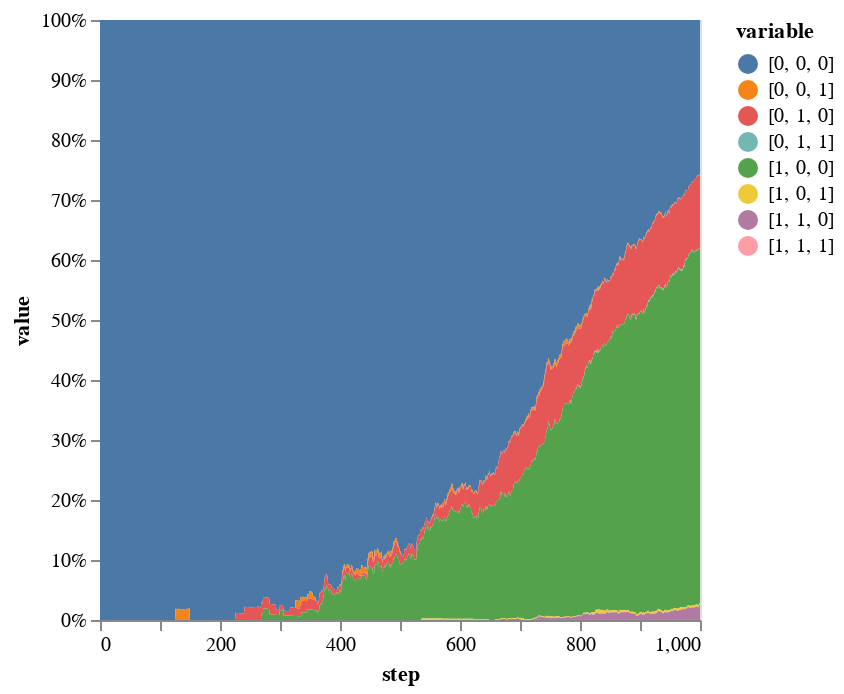

This figure's notebook cell:
### Code cell
#And the relative number of cells of each genotype
stacked |>
@vlplot(:area, x=:step, y={:value, stack=:normalize}, color="variable:n")

### Figure 1 — Vega-Lite specification as saved in the notebook (floating-point values rounded to 4 significant figures; data arrays with more than 128 entries replaced by an {"elided": "..."} marker saying what was removed)
{"data": {"values": {"elided": "8008 records"}}, "encoding": {"color": {"field": "variable", "type": "nominal"}, "x": {"field": "step", "type": "quantitative"}, "y": {"field": "value", "stack": "normalize", "type": "quantitative"}}, "mark": "area"}
